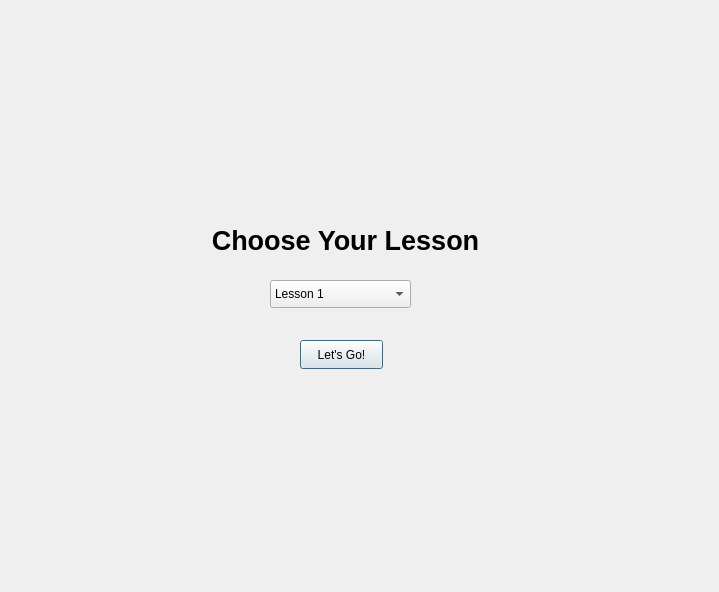
<?xml version="1.0" encoding="UTF-8"?>
<ui version="4.0">
 <class>Second</class>
 <widget class="QDialog" name="Second">
  <property name="geometry">
   <rect>
    <x>0</x>
    <y>0</y>
    <width>719</width>
    <height>592</height>
   </rect>
  </property>
  <property name="windowTitle">
   <string>Dialog</string>
  </property>
  <widget class="QLabel" name="label">
   <property name="geometry">
    <rect>
     <x>190</x>
     <y>200</y>
     <width>311</width>
     <height>81</height>
    </rect>
   </property>
   <property name="text">
    <string>&lt;html&gt;&lt;head/&gt;&lt;body&gt;&lt;p align=&quot;center&quot;&gt;&lt;span style=&quot; font-size:20pt; font-weight:700;&quot;&gt;Choose Your Lesson&lt;/span&gt;&lt;/p&gt;&lt;/body&gt;&lt;/html&gt;</string>
   </property>
  </widget>
  <widget class="QPushButton" name="pushButton">
   <property name="geometry">
    <rect>
     <x>300</x>
     <y>340</y>
     <width>83</width>
     <height>29</height>
    </rect>
   </property>
   <property name="text">
    <string>Let's Go!</string>
   </property>
  </widget>
  <widget class="QComboBox" name="comboBox">
   <property name="geometry">
    <rect>
     <x>270</x>
     <y>280</y>
     <width>141</width>
     <height>28</height>
    </rect>
   </property>
   <item>
    <property name="text">
     <string>Lesson 1</string>
    </property>
   </item>
   <item>
    <property name="text">
     <string>Lesson 2</string>
    </property>
   </item>
   <item>
    <property name="text">
     <string>Lesson 3</string>
    </property>
   </item>
   <item>
    <property name="text">
     <string>Lesson 4</string>
    </property>
   </item>
   <item>
    <property name="text">
     <string>Lesson 5</string>
    </property>
   </item>
   <item>
    <property name="text">
     <string>Lesson 6</string>
    </property>
   </item>
   <item>
    <property name="text">
     <string>Lesson 7</string>
    </property>
   </item>
   <item>
    <property name="text">
     <string>Lesson 8</string>
    </property>
   </item>
   <item>
    <property name="text">
     <string>Lesson 9</string>
    </property>
   </item>
   <item>
    <property name="text">
     <string>Lesson 10</string>
    </property>
   </item>
   <item>
    <property name="text">
     <string>Lesson 11</string>
    </property>
   </item>
   <item>
    <property name="text">
     <string>Lesson 12</string>
    </property>
   </item>
   <item>
    <property name="text">
     <string>Lesson 13</string>
    </property>
   </item>
   <item>
    <property name="text">
     <string>Lesson 14</string>
    </property>
   </item>
   <item>
    <property name="text">
     <string>Lesson 15</string>
    </property>
   </item>
   <item>
    <property name="text">
     <string>Lesson 16</string>
    </property>
   </item>
   <item>
    <property name="text">
     <string>Lesson 17</string>
    </property>
   </item>
   <item>
    <property name="text">
     <string>Lesson 18</string>
    </property>
   </item>
   <item>
    <property name="text">
     <string>Lesson 19</string>
    </property>
   </item>
   <item>
    <property name="text">
     <string>Lesson 20</string>
    </property>
   </item>
   <item>
    <property name="text">
     <string>Lesson 21</string>
    </property>
   </item>
   <item>
    <property name="text">
     <string>Lesson 22</string>
    </property>
   </item>
   <item>
    <property name="text">
     <string>Lesson 23</string>
    </property>
   </item>
   <item>
    <property name="text">
     <string>Lesson 24</string>
    </property>
   </item>
   <item>
    <property name="text">
     <string>Lesson 25</string>
    </property>
   </item>
   <item>
    <property name="text">
     <string>Lesson 26</string>
    </property>
   </item>
   <item>
    <property name="text">
     <string>Lesson 27</string>
    </property>
   </item>
   <item>
    <property name="text">
     <string>Lesson 28</string>
    </property>
   </item>
   <item>
    <property name="text">
     <string>Lesson 29</string>
    </property>
   </item>
   <item>
    <property name="text">
     <string>Lesson 30</string>
    </property>
   </item>
   <item>
    <property name="text">
     <string>Lesson 31</string>
    </property>
   </item>
   <item>
    <property name="text">
     <string>Lesson 32</string>
    </property>
   </item>
   <item>
    <property name="text">
     <string>Lesson 33</string>
    </property>
   </item>
   <item>
    <property name="text">
     <string>Lesson 34</string>
    </property>
   </item>
   <item>
    <property name="text">
     <string>Lesson 35</string>
    </property>
   </item>
   <item>
    <property name="text">
     <string>Lesson 36</string>
    </property>
   </item>
   <item>
    <property name="text">
     <string>Lesson 37</string>
    </property>
   </item>
   <item>
    <property name="text">
     <string>Lesson 38</string>
    </property>
   </item>
   <item>
    <property name="text">
     <string>Lesson 39</string>
    </property>
   </item>
   <item>
    <property name="text">
     <string>Lesson 40</string>
    </property>
   </item>
   <item>
    <property name="text">
     <string>Lesson 41</string>
    </property>
   </item>
   <item>
    <property name="text">
     <string>Lesson 42</string>
    </property>
   </item>
  </widget>
 </widget>
 <tabstops>
  <tabstop>pushButton</tabstop>
 </tabstops>
 <resources/>
 <connections/>
</ui>
